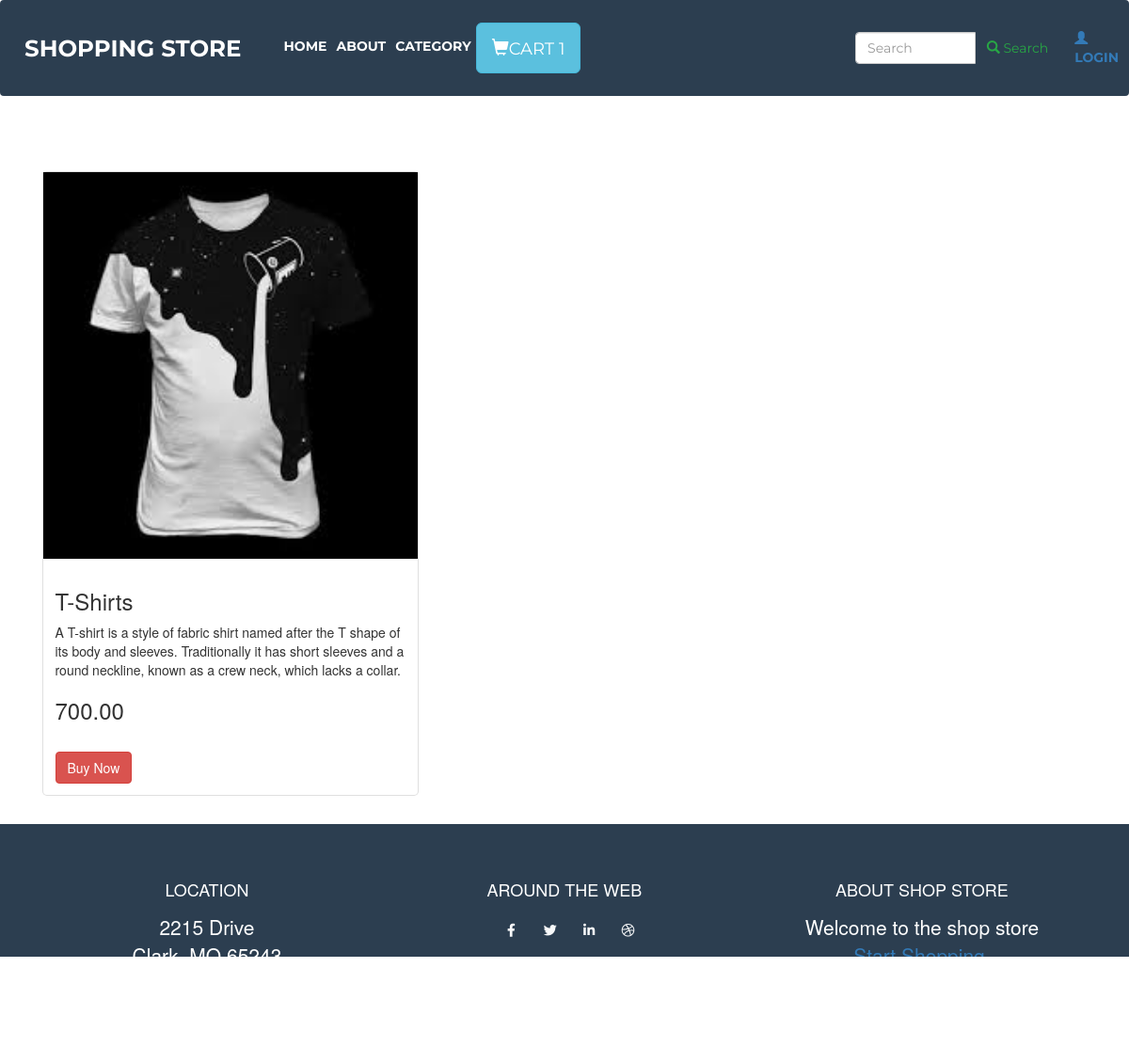
Page /details/1/ on the committed database.
### cart/models.py (models this page shows, shortened)
class OrderProduct(models.Model):
    owner = models.ForeignKey(User,null=True,blank=True,on_delete=models.CASCADE)
    ref_code = models.CharField(max_length= 15)
    is_ordered = models.BooleanField(default= False)
    items = models.ManyToManyField(ProductCart)
    date_ordered = models.DateTimeField(auto_now_add=True)
    session_key = models.CharField(max_length=40,blank=True,null=True)

### products/models.py (models this page shows, shortened)
class Product(models.Model):
    title           = models.CharField(max_length=120)
    description     = models.TextField()
    price           = models.DecimalField(decimal_places=2, max_digits=20, default=39.99)
    image           = models.ImageField(upload_to='images/')
    featured        = models.BooleanField(default=False)
    active          = models.BooleanField(default=True)
    timestamp       = models.DateTimeField(auto_now_add=True)
    category        = models.ForeignKey(CategoryType,on_delete=models.CASCADE)
    is_digital      = models.BooleanField(default=False) # User Library
    objects = ProductManager()

### products/views.py (the view)
# urls.py: path('details/<int:pk>/',views.ProductDetailView.as_view(), name='detail'),
class ProductDetailView(DetailView):
    template_name = "products/detail.html"
    def get_context_data(self, *args, **kwargs):
        context = super(ProductDetailView, self).get_context_data(*args, **kwargs)
        return context
    def get_object(self, *args, **kwargs):
        request = self.request
        pk = self.kwargs.get('pk')
        instance = Product.objects.get(id=pk)
        return instance
        if instance:
            return instance
        else:
            raise Http404("Product doesn't exist")

### cart/context_processor.py (called while the page is built)
def cart(request):
    cart = settings.CART_SESSION_ID
    return {'cart':cart}

### cart/templatetags/add_tags.py (called while the page is built)
@register.simple_tag
def cart_item_count(user,key):
    try:
        count = OrderProduct.objects.filter(owner__username =user,session_key=key,is_ordered=False)[0].items.count()
        return count
    except:
        return 0

### products/models.py (called while the page is built)
    def get_queryset(self):
        return ProductQuerySet(self.model, using=self._db)

### products/templates/products/detail.html
 {% extends 'base/index.html' %} {% load static %} {% block pagecontent %}
<section class="page-section portfolio" id="portfolio">
  <div class="container">
    <div class="row">
      <div class="col-sm">
        <div class="card" style="width:400px">
          {% if object.image %}
          <img src='{{ object.image.url }}' class='img-fluid' /> {% endif %}
          <div class="card-body">
            <h3>{{ object.title }}</h3>
           <p> {{ object.description|linebreaks }}</p>
           <h3>{{ object.price}}</h3>
            <br/>
            <a href="{% url   'cart:buy_now' object.pk  %}" class="btn btn-danger">Buy Now</a>
          </div>
        </div>
      </div>
    </div>
  </div>
</section>
{% endblock %}

### templates/base/index.html (shortened to what this page needs)
<!DOCTYPE html> {% load static %} {% load add_tags   %}
<html lang="en">
<head>
  <link href="{% static 'vendor/fontawesome-free/css/all.min.css' %}" rel="stylesheet" type="text/css">
  <link href="{% static  'css/freelancer.min.css' %}" rel="stylesheet">
  <link rel="stylesheet" href="https://maxcdn.bootstrapcdn.com/bootstrap/3.4.0/css/bootstrap.min.css">
</head>
<body id="page-top">
  <nav class="navbar navbar-expand-lg bg-secondary text-uppercase fixed-top" id="mainNav">
    <div class="container">
      <a class="navbar-brand js-scroll-trigger" href="{% url 'products:list' %}">Shopping Store</a>
      <div class="collapse navbar-collapse" id="navbarResponsive">
        <ul class="navbar-nav mr-auto">
          <li class="nav-item active">
            <a class="nav-link" href="{% url 'products:list' %}">Home
            </a>
          </li>
          <li class="nav-item">
            <a class="nav-link" href="{% url 'products:about' %}">About</a>
          </li>
          <li class="nav-item">
            <a class="nav-link" href="{% url 'category:category_list' %}">Category</a>
          </li>
          <li class="nav-item">
            {% if  request.user.is_authenticated %}
                <a href="{% url 'cart:order_summary' %}" class="btn btn-info btn-lg">
                  <span class="glyphicon glyphicon-shopping-cart"></span>Cart {% cart_item_count user=request.user.username key='cart'  %}
                </a>
            {% else  %}
              <a href="{% url 'cart:order_summary' %}" class="btn btn-info btn-lg">
                   <span class="glyphicon glyphicon-shopping-cart"></span>Cart {% cart_item_count user=None key=cart %}
            </a>
            {% endif %}
          </li>
        </ul>
      </div>
    </div>
    {% include 'search/search-form.html' %}
    <ul class="nav navbar-nav navbar-right">
      <li>
              <a href="{% url 'accounts:login' %}">
                <span class="glyphicon glyphicon-user"></span>Login
              </a>
      </li>
    </ul>
  </nav>
  {% block pagecontent %} {% endblock %}
  <footer class="footer text-center">
    <div class="container">
      <div class="row">
        <div class="col-lg-4 mb-5 mb-lg-0">
          <h4 class="text-uppercase mb-4">Location</h4>
          <p class="lead mb-0">2215  Drive
            <br>Clark, MO 65243</p>
        </div>
        <div class="col-lg-4 mb-5 mb-lg-0">
          <h4 class="text-uppercase mb-4">Around the Web</h4>
          <a class="btn btn-outline-light btn-social mx-1" href="#">
            <i class="fab fa-fw fa-facebook-f"></i>
          </a>
          <a class="btn btn-outline-light btn-social mx-1" href="#">
            <i class="fab fa-fw fa-twitter"></i>
          </a>
          <a class="btn btn-outline-light btn-social mx-1" href="#">
            <i class="fab fa-fw fa-linkedin-in"></i>
          </a>
          <a class="btn btn-outline-light btn-social mx-1" href="#">
            <i class="fab fa-fw fa-dribbble"></i>
          </a>
        </div>
        <div class="col-lg-4">
          <h4 class="text-uppercase mb-4">About shop Store</h4>
          <p class="lead mb-0">Welcome  to the shop store<br>
            <a href="#">Start Shopping</a>.</p>
        </div>
      </div>
    </div>
  </footer>
  <section class="copyright py-4 text-center text-white">
    <div class="container">
      <small>Akash </small>
    </div>
  </section>
</body>
</html>

### rows in the picture
OrderProduct: id "1"
Product: image (picture), title "T-Shirts", description "A T-shirt is a style of fabric shirt named after the T shape of its body and sleeves. Traditionally it has short sleeves and a round neckline, known as a crew neck, which lacks a collar.", price "700.00"
